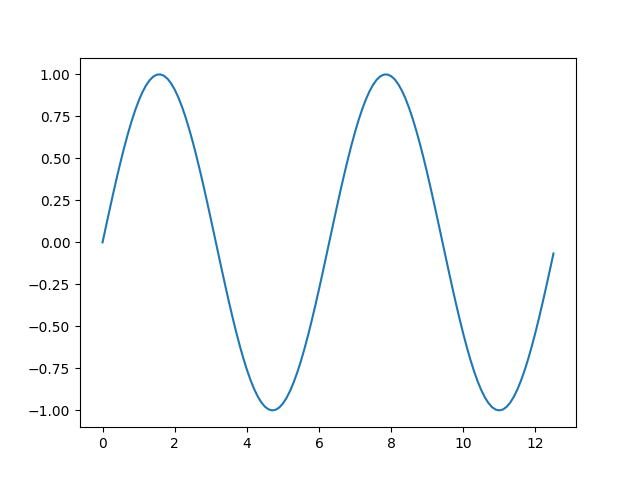

Write the Python code that produced this figure.
import matplotlib.pyplot as plt
import numpy as np
x = np.arange(0,4*np.pi,0.1)  
y = np.sin(x)
plt.plot(x,y)
plt.show()
